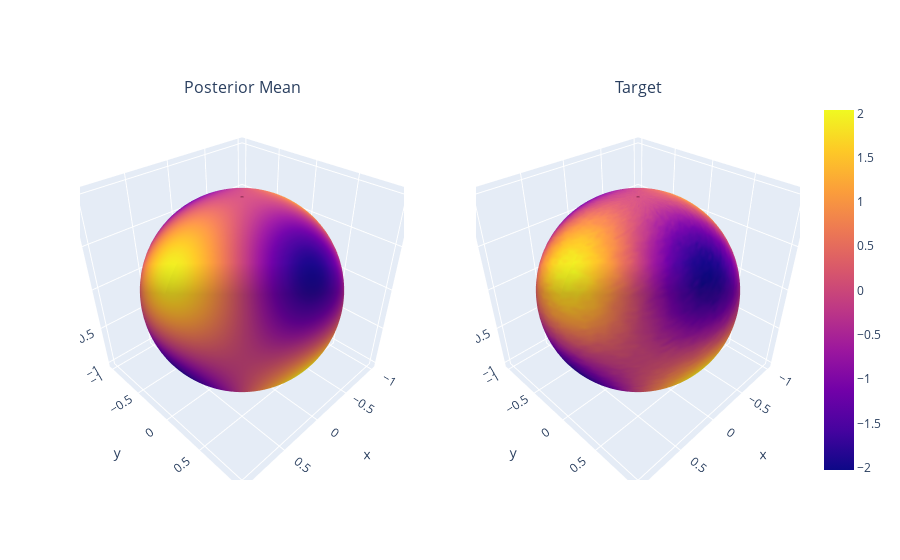

Notebook source saved alongside this figure:
### Code cell
from plotly.subplots import make_subplots
import plotly.graph_objects as go


with torch.no_grad():
    model.eval()
    preds = model(test_inputs.view(-1, 3)).mean

fig = make_subplots(rows=1, cols=2, specs=[[{'type': 'surface'}, {'type': 'scatter3d'},]], 
                    subplot_titles=["Posterior Mean", "Target"])

x, y, z = test_inputs.unbind(-1)
fig.add_trace(
    go.Surface(
        x=x, 
        y=y,
        z=z,
        surfacecolor=preds.view_as(x),
        coloraxis="coloraxis",
    ),
    row=1, col=1
)


fig.add_trace(
    go.Surface(
        x=x, 
        y=y,
        z=z,
        surfacecolor=((test_targets - train_targets.mean()) / train_targets.std()).view_as(x),
        coloraxis="coloraxis",
    ),
    row=1, col=2
)


fig.update_layout(
    coloraxis=dict(
        colorscale="plasma", 
    )
)

fig.show()

### Figure 1 — Plotly figure (JSON) as saved in the notebook; plotly's stock layout.template omitted (floating-point values rounded to 4 significant figures; data arrays with more than 128 entries replaced by an {"elided": "..."} marker saying what was removed)
{"data": [{"coloraxis": "coloraxis", "scene": "scene", "surfacecolor": {"elided": "100x100 float values"}, "type": "surface", "x": {"elided": "100x100 float values"}, "y": {"elided": "100x100 float values"}, "z": {"elided": "100x100 float values"}}, {"coloraxis": "coloraxis", "scene": "scene2", "surfacecolor": {"elided": "100x100 float values"}, "type": "surface", "x": {"elided": "100x100 float values"}, "y": {"elided": "100x100 float values"}, "z": {"elided": "100x100 float values"}}], "layout": {"annotations": [{"font": {"size": 16}, "showarrow": false, "text": "Posterior Mean", "x": 0.225, "xanchor": "center", "xref": "paper", "y": 1, "yanchor": "bottom", "yref": "paper"}, {"font": {"size": 16}, "showarrow": false, "text": "Target", "x": 0.775, "xanchor": "center", "xref": "paper", "y": 1, "yanchor": "bottom", "yref": "paper"}], "coloraxis": {"colorscale": [[0, "#0d0887"], [0.1111, "#46039f"], [0.2222, "#7201a8"], [0.3333, "#9c179e"], [0.4444, "#bd3786"], [0.5556, "#d8576b"], [0.6667, "#ed7953"], [0.7778, "#fb9f3a"], [0.8889, "#fdca26"], [1, "#f0f921"]]}, "scene": {"domain": {"x": [0, 0.45], "y": [0, 1]}}, "scene2": {"domain": {"x": [0.55, 1], "y": [0, 1]}}}}
